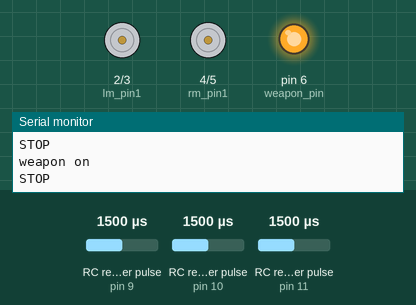
Recording of a sketch running on a simulated Arduino Uno, built with avr-gcc and run on an emulated ATmega328P. Shown: motor-driver pin pairs drawn as motors (green arrow = first pin HIGH = forward, orange = second pin HIGH = backward, longer = more drive), output pins drawn as LEDs (lit = HIGH), the last lines printed to the serial monitor. Wiring (inferred from the names in the program): 3 × RC receiver channel: data pin 9 / data pin 10 / data pin 11. Inputs (shaded band) come from the test bench; at power-on: RC receiver pulse (sensors on pin 9, pin 10, pin 11) 1500 µs.

Above: at 1.2 s.
1.3 s: RC receiver pulse (sensor on pin 9) set to 1314 µs
2.8 s: RC receiver pulse (sensor on pin 9) set to 1281 µs
At 3.1 s:
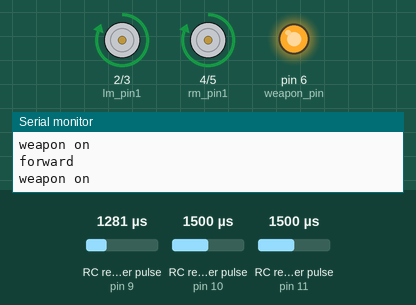
4.3 s: RC receiver pulse (sensor on pin 10) set to 1309 µs
5.8 s: RC receiver pulse (sensor on pin 10) set to 1282 µs
At 5.88 s:
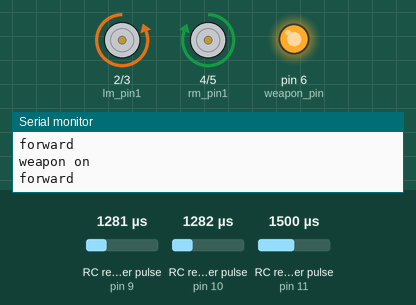
8.8 s: RC receiver pulse (sensor on pin 11) set to 1107 µs
11.8 s: RC receiver pulse (sensor on pin 11) set to 1083 µs
At 11.95 s:
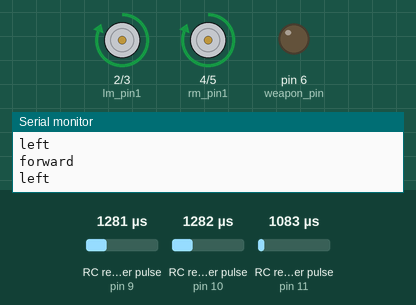
Timing chart, 0 to 15.8 s (numbered marks = the images above; inputs shaded):
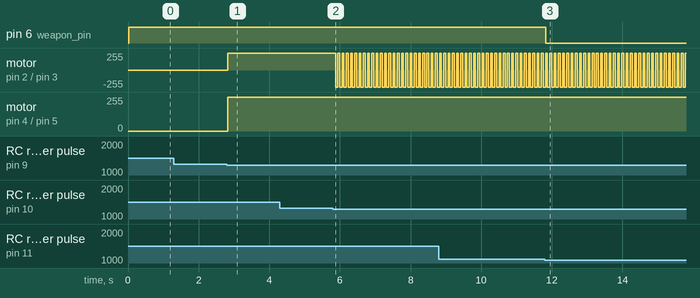

The sketch:

robowar_Serial.ino
```cpp
const int ch1_pin=9;
const int ch4_pin=10;
const int ch5_pin=11;

//motor
int lm_pin1=2;
int lm_pin2=3;
int rm_pin1=4;
int rm_pin2=5;

int weapon_pin=6;

int ch1;
int ch4;
int ch5;

int delay_one = 50;

void forward()
{
  digitalWrite(lm_pin1, 1);
  digitalWrite(lm_pin2, 0);
  digitalWrite(rm_pin1, 1);
  digitalWrite(rm_pin2, 0);
  delay(delay_one);
}

void reverse()
{
  digitalWrite(lm_pin1, 0);
  digitalWrite(lm_pin2, 1);
  digitalWrite(rm_pin1, 0);
  digitalWrite(rm_pin2, 1);
    delay(delay_one);

}
void left()
{
  digitalWrite(lm_pin1, 0);
  digitalWrite(lm_pin2, 1);
  digitalWrite(rm_pin1, 1);
  digitalWrite(rm_pin2, 0);
    delay(delay_one);
}
void right()
{
  digitalWrite(lm_pin1, 1);
  digitalWrite(lm_pin2, 0);
  digitalWrite(rm_pin1, 0);
  digitalWrite(rm_pin2, 1);
    delay(delay_one);

}
void STOP()
{
  digitalWrite(lm_pin1, 0);
  digitalWrite(lm_pin2, 0);
  digitalWrite(rm_pin1, 0);
  digitalWrite(rm_pin2, 0);
}

void setup() {
  Serial.begin(115200);
  pinMode(ch1_pin, INPUT);
  pinMode(ch4_pin,INPUT);
  pinMode(ch5_pin,INPUT);

  pinMode(lm_pin1,OUTPUT);
  pinMode(lm_pin2,OUTPUT);
  pinMode(rm_pin1,OUTPUT);
  pinMode(rm_pin2,OUTPUT);

  pinMode(weapon_pin,OUTPUT);
}

void loop() {
  ch1 = pulseIn (ch1_pin,HIGH);
  ch4 = pulseIn (ch4_pin,HIGH);
  ch5 = pulseIn (ch5_pin,HIGH);
// Serial.println(ch4);

  //weapon , channel5
  if (ch5<1100)
  {
    digitalWrite(weapon_pin, 0);
//    Serial.println("weapon off");
  }
  else{
    digitalWrite(weapon_pin, 1);
    Serial.println("weapon on");
  }


  //stop
  if(   (ch1 < 1600 && ch1 > 1400) &&  (ch4 < 1550 && ch4 > 1400)      )
  {
    STOP();
    Serial.println("STOP");
  }
  else
  {
    if (ch1 > 1600)
    {
      reverse();
      Serial.println("reverse");
    }
    else if (ch1 < 1300)
    {

      forward();
      Serial.println("forward");
    }


    if (ch4 > 1750)
    {
      right();
      Serial.println("right");
    }
    else if (ch4 < 1300)
    {
      left();
      Serial.println("left");
    }

  }


}
```

Measured:
- the behaviour switches between 1299 and 1298 µs on RC receiver pulse (sensor on pin 9) (found by bisection; images 0 and 1)
- the behaviour switches between 1299 and 1298 µs on RC receiver pulse (sensor on pin 10) (found by bisection; images 1 and 2)
- the behaviour switches between 1099 and 1098 µs on RC receiver pulse (sensor on pin 11) (found by bisection; images 2 and 3)
- after the input at 2.8 s, motor on pin 2 (lm_pin1) / pin 3 (lm_pin2), motor on pin 4 (rm_pin1) / pin 5 (rm_pin2): stopped → forward 255/255 at once
- after the input at 5.8 s, motor on pin 2 (lm_pin1) / pin 3 (lm_pin2): alternates forward 255/255 for 0.05 s and backward 255/255 for 0.07 s, starting after 0.08 s
- after the input at 11.8 s, pin 6 (weapon_pin): HIGH → LOW at once
